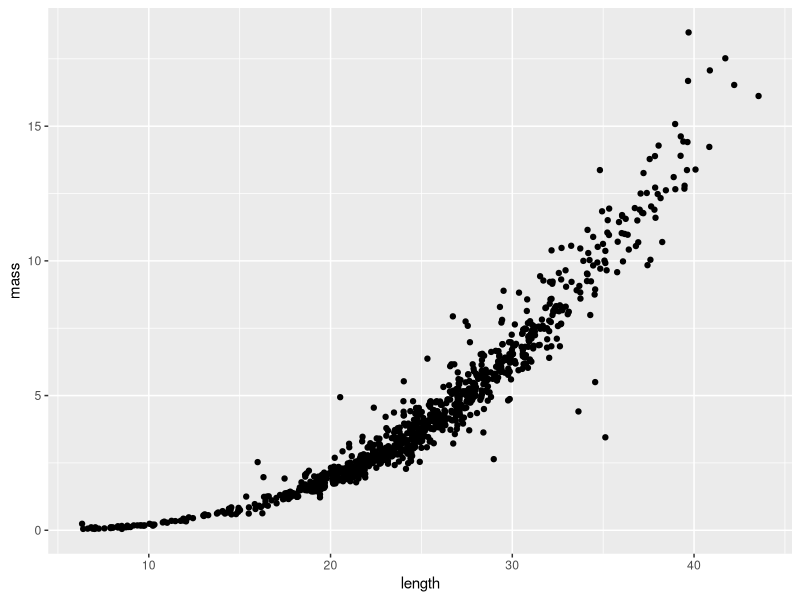
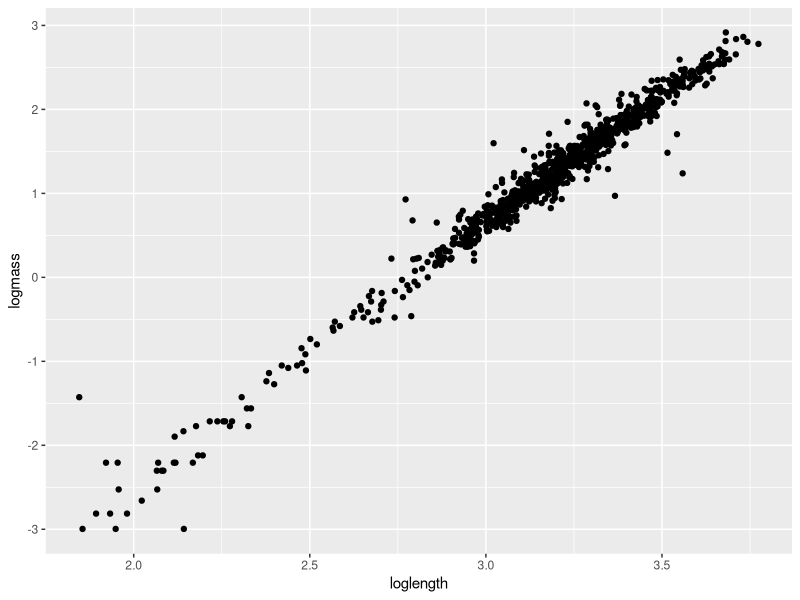
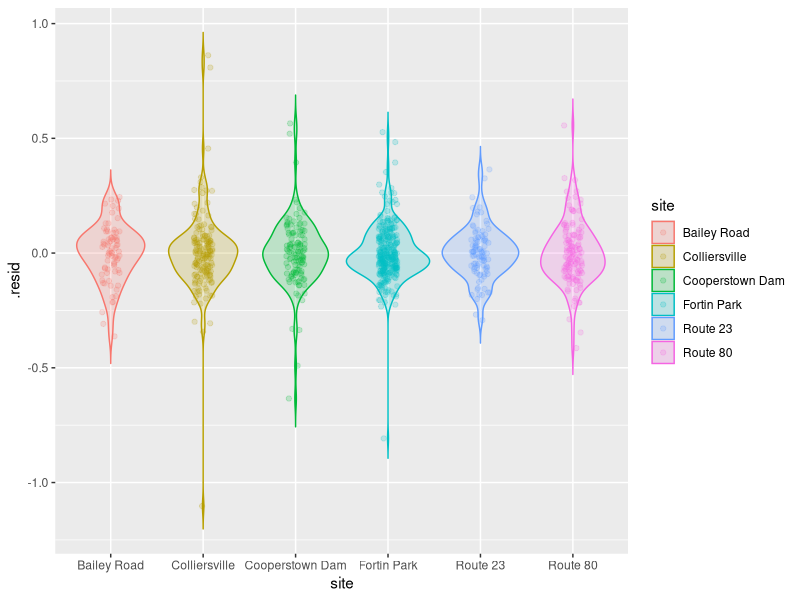

Write R code to recreate these figures, in order. (Note: this script raises an error after producing the figures.)
## ---- chunk 1
library(tidyverse)
library(lme4)
library(merTools)
## ---- chunk 2
# Read in the data file
# We are reading it in with the optional
# argument because we don't want to deal
# with code relicts if we start
# dropping factor levels
cray <- read.csv("data/cray.csv", stringsAsFactors = FALSE)
## ---- chunk 3
# Look at the data structure
str(cray)
## ---- chunk 4
# And, have a look at the first few lines of data
head(cray)
## ---- chunk 5
ggplot(cray, aes(x = length, y = mass)) +
  geom_point()
## ---- chunk 6
# Log transform length and mass
cray$loglength <- log(cray$length)
cray$logmass <- log(cray$mass)
## ---- chunk 7
ggplot(cray, aes(x = loglength, y = logmass)) +
  geom_point()
## ---- chunk 8
# Drop the measurements for crayfish < 1 g
cray <- cray %>%
  filter(mass >= 1)
## ---- chunk 9
testmod <- lm(logmass ~ loglength + site, data = cray)

ggplot(testmod, aes(x = site, y = .resid, fill = site, color = site)) +
  geom_violin(alpha = 0.20, trim = FALSE) +
  geom_jitter(width = 0.1, alpha = 0.20)
## ---- chunk 10
# Load the package
library(lme4)
## ---- chunk 11
# Fit the model
craymod <- lmer(logmass ~ loglength + (1 | site), data = cray)
## ---- chunk 12
# Plot the residuals
ggplot(craymod, aes(x = site, y = .resid, fill = site, color = site)) +
  geom_violin(alpha = 0.20, trim = FALSE) +
  geom_jitter(width = 0.1, alpha = 0.20)
## ---- chunk 13
# Print the summary
summary(craymod)
## ---- chunk 14
# Make predictions from craymod
log_preds <- predict(craymod)

# Undo the log-transform
real_preds <- exp(log_preds)

# Combine them with the original data
cray_preds <- data.frame(cray, log_preds, real_preds)
## ---- chunk 15
ggplot(cray_preds, aes(x = length, y = mass, color = site, fill = site)) +
  geom_point(alpha = 0.10) +
  geom_line(aes(y = real_preds), lwd = 1, alpha = 0.50) +
  xlab("Carapace length (mm)") +
  ylab("Mass (g)")
## ---- chunk 16
ggplot(cray_preds, aes(x = length, y = mass, color = site, fill = site)) +
  geom_point(alpha = 0.10) +
  geom_line(aes(y = real_preds), lwd = 1, alpha = 0.50) +
  facet_wrap(~site) +
  xlab("Carapace length (mm)") +
  ylab("Mass (g)")
## ---- chunk 17
# Load the merTools package
library(merTools)

# Simulate predictions from the relationship
# stored in the model fit using our original data
log_preds <- predictInterval(
  merMod = craymod,
  level = 0.95, n.sims = 1000,
  stat = "median", type = "linear.prediction",
  include.resid.var = TRUE
)

# Convert them to the real scale for plotting
real_preds <- apply(log_preds, 2, exp)

# Combine predictions with the original data
mer_preds <- data.frame(cray, real_preds)

## ---- chunk 18
ggplot(mer_preds, aes(x = length, y = mass, color = site, fill = site)) +
  geom_point(alpha = 0.10) +
  geom_ribbon(aes(ymin = lwr, ymax = upr, color = NULL), alpha = .3) +
  geom_line(aes(y = fit), lwd = 1, alpha = 0.50) +
  facet_wrap(~site) +
  xlab("Carapace length (mm)") +
  ylab("Mass (g)")
